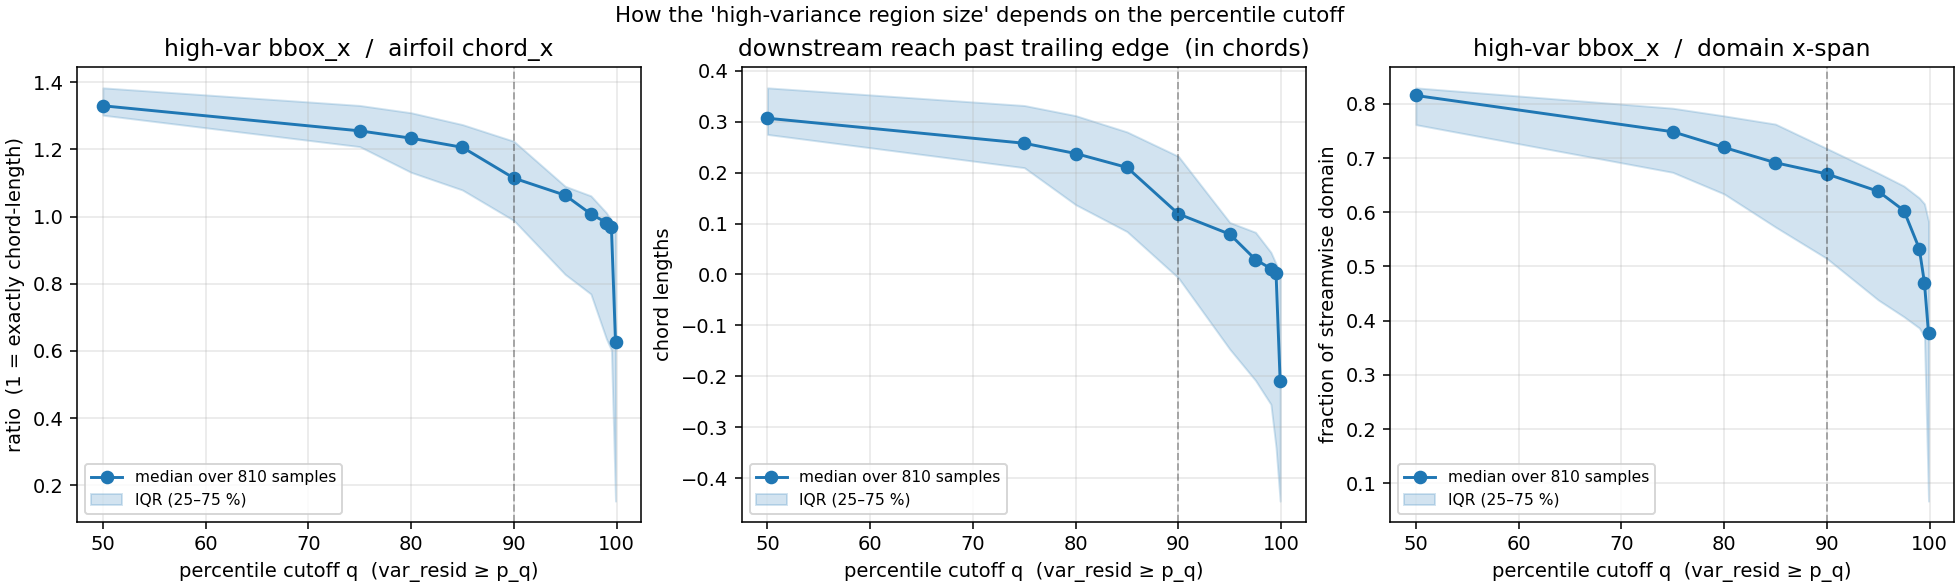

Here is the Python script that generated this plot:
"""How does the 'receptive-field' answer depend on the percentile cutoff?

For each sample we sweep q ∈ {50, 75, 80, 85, 90, 95, 97.5, 99, 99.5, 99.9}
and recompute, on the var_resid signal:
  - bbox_x of {points with var_resid >= p_q}
  - bbox_x / airfoil_chord_x
  - downstream reach (= max x of high-var set - airfoil max x)

Then we aggregate across the 810 samples and plot ratio vs. q.
"""
from glob import glob
from pathlib import Path

import matplotlib.pyplot as plt
import numpy as np

DATA = "/home/paul/scratch/gram-competition/warped-ifw"
OUT = Path("/home/paul/gitrepos/iclr-2026-gram/analyze/receptive_field_physics")

Q_LEVELS = [50, 75, 80, 85, 90, 95, 97.5, 99, 99.5, 99.9]


def main():
    paths = sorted(glob(f"{DATA}/*.npz"))
    print(f"{len(paths)} samples")

    ratios_chord = np.full((len(paths), len(Q_LEVELS)), np.nan)
    reaches_chord = np.full((len(paths), len(Q_LEVELS)), np.nan)
    extents_box = np.full((len(paths), len(Q_LEVELS)), np.nan)

    for i, p in enumerate(paths):
        d = np.load(p)
        pos = d["pos"]
        af = pos[d["idcs_airfoil"]]
        chord_x = af[:, 0].max() - af[:, 0].min()
        af_max_x = af[:, 0].max()
        dom_x = pos[:, 0].max() - pos[:, 0].min()
        v_in = d["velocity_in"]; v_out = d["velocity_out"]
        var_resid = (v_out - v_in[-1:]).var(0).sum(-1)
        thrs = np.percentile(var_resid, Q_LEVELS)
        for j, t in enumerate(thrs):
            mask = var_resid >= t
            if not mask.any():
                continue
            hv = pos[mask]
            bbox_x = hv[:, 0].max() - hv[:, 0].min()
            ratios_chord[i, j] = bbox_x / chord_x
            reaches_chord[i, j] = (hv[:, 0].max() - af_max_x) / chord_x
            extents_box[i, j] = bbox_x / dom_x

    # aggregate: median + IQR across samples per q
    def summarize(A):
        return (
            np.nanmedian(A, axis=0),
            np.nanpercentile(A, 25, axis=0),
            np.nanpercentile(A, 75, axis=0),
        )

    rc_m, rc_lo, rc_hi = summarize(ratios_chord)
    re_m, re_lo, re_hi = summarize(reaches_chord)
    eb_m, eb_lo, eb_hi = summarize(extents_box)

    fig, axes = plt.subplots(1, 3, figsize=(14, 4.2), constrained_layout=True)
    for ax, (m, lo, hi), title, ylab in [
        (axes[0], (rc_m, rc_lo, rc_hi),
         "high-var bbox_x  /  airfoil chord_x",
         "ratio  (1 = exactly chord-length)"),
        (axes[1], (re_m, re_lo, re_hi),
         "downstream reach past trailing edge  (in chords)",
         "chord lengths"),
        (axes[2], (eb_m, eb_lo, eb_hi),
         "high-var bbox_x  /  domain x-span",
         "fraction of streamwise domain"),
    ]:
        ax.plot(Q_LEVELS, m, "-o", color="tab:blue", label="median over 810 samples")
        ax.fill_between(Q_LEVELS, lo, hi, alpha=0.2, color="tab:blue", label="IQR (25–75 %)")
        ax.axvline(90, color="k", ls="--", alpha=0.3, lw=1)
        ax.set_xlabel("percentile cutoff q  (var_resid ≥ p_q)")
        ax.set_ylabel(ylab)
        ax.set_title(title)
        ax.grid(alpha=0.3)
        ax.legend(fontsize=8)
    fig.suptitle("How the 'high-variance region size' depends on the percentile cutoff",
                 fontsize=11)
    fig.savefig(OUT / "cutoff_sensitivity.png", dpi=140)
    plt.close(fig)

    # print a table for the report
    print(f"{'q':>6} | {'bbox_x/chord (median)':>24} | {'reach/chord (median)':>22} | {'bbox_x/box (median)':>22}")
    for j, q in enumerate(Q_LEVELS):
        print(f"{q:>6.1f} | {rc_m[j]:>24.3f} | {re_m[j]:>22.3f} | {eb_m[j]:>22.3f}")
    np.savez(OUT / "cutoff_sensitivity.npz",
             q_levels=np.array(Q_LEVELS),
             bbox_per_chord=ratios_chord,
             reach_per_chord=reaches_chord,
             bbox_per_box=extents_box)


if __name__ == "__main__":
    main()
